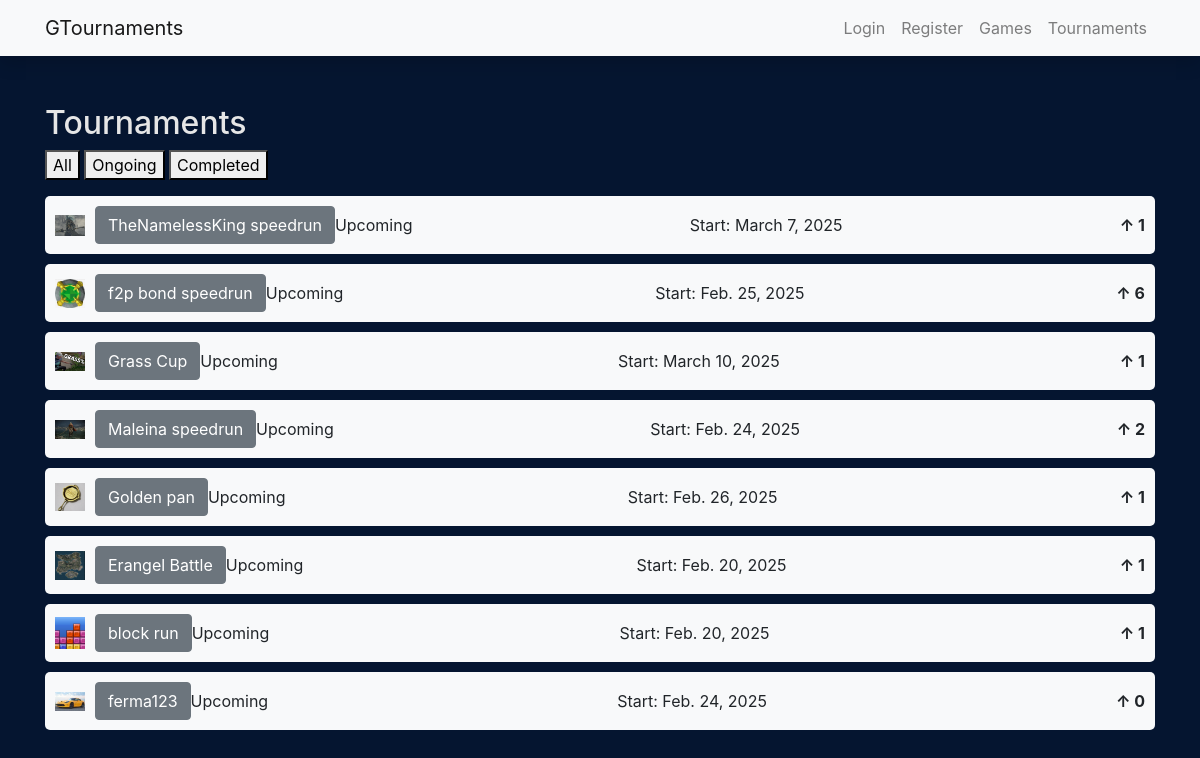
Page /tournaments/tournaments/upcomming/ on the committed database.
### tournaments/models.py (models this page shows, shortened)
class Tournament(models.Model):
    name = models.CharField("name", max_length=100)
    game = models.ForeignKey(Game, on_delete=models.CASCADE)
    start_date = models.DateField()
    created_by = models.ForeignKey(User, on_delete=models.CASCADE)
    upvotes = models.ManyToManyField(User, related_name="tournament_upvotes", blank=True)
    logo = models.ImageField(upload_to='tournament_logos/', default="tournament.png")
    def total_upvotes(self):
        return self.upvotes.count()
    STATUS_CHOICES = [
        ('u', 'Upcoming'),
        ('o', 'Ongoing'),
        ('c', 'Completed'),
    ]
    status = models.CharField(max_length=1, choices=STATUS_CHOICES, default='u')
    end_date = models.DateField(null=True, blank=True)

### tournaments/views.py (the view)
# urls.py: path("tournaments/upcomming/", views.get_upcoming_tournaments, name="upcomming-tournaments"),
def get_upcoming_tournaments(request):
    tournaments = Tournament.objects.filter(status="u")
    return render(request, "upcomming_tournaments.html", {"tournaments": tournaments})

### tournaments/templates/upcomming_tournaments.html (shortened to what this page needs)
{% extends 'base.html' %}
{% block content %}
<h2>Tournaments</h2>
<p>
    <a href="{% url 'tournament-list' %}"><button>All</button></a>
    <a href="{% url 'ongoing-tournaments' %}"><button>Ongoing</button></a>
    <a href="{% url 'completed-tournaments' %}"><button>Completed</button></a>
</p>
{% for tournament in tournaments %}
        <div class="container" style="display: flex; justify-content: space-between; align-items: center; background-color: #f8f9fa; padding: 10px; border-radius: 5px; margin-bottom: 10px;">
            <div style="display: flex; align-items: center;">
                <img src="{{ tournament.logo.url }}" alt="Tournament Logo" style="max-width: 30px; margin-right: 10px;">
                <a href="{% url 'tournament-detail' tournament.id %}"><button type="button" class="btn btn-secondary">{{ tournament.name }}</button></a>
                {{ tournament.get_status_display }}
            </div>
            <div>
                Start: {{ tournament.start_date }}
            </div>
            <div style="font-weight: bold;">
                &#8593; {{ tournament.total_upvotes }}
            </div>
        </div>
{% endfor %}
{% endblock %}

### tournaments/static/css/styles.css (style rules this page uses)
p { color: #e6e6e6; }
h2 { color: #e6e6e6; }
a { color: #faeaa5; }

### rows in the picture
Tournament: logo (picture), name "TheNamelessKing speedrun", status "Upcoming", start_date "March 7, 2025", total_upvotes "1"
Tournament: logo (picture), name "f2p bond speedrun", status "Upcoming", start_date "Feb. 25, 2025", total_upvotes "6"
Tournament: logo (picture), name "Grass Cup", status "Upcoming", start_date "March 10, 2025", total_upvotes "1"
Tournament: logo (picture), name "Maleina speedrun", status "Upcoming", start_date "Feb. 24, 2025", total_upvotes "2"
Tournament: logo (picture), name "Golden pan", status "Upcoming", start_date "Feb. 26, 2025", total_upvotes "1"
Tournament: logo (picture), name "Erangel Battle", status "Upcoming", start_date "Feb. 20, 2025", total_upvotes "1"
Tournament: logo (picture), name "block run", status "Upcoming", start_date "Feb. 20, 2025", total_upvotes "1"
Tournament: logo (picture), name "ferma123", status "Upcoming", start_date "Feb. 24, 2025", total_upvotes "0"
